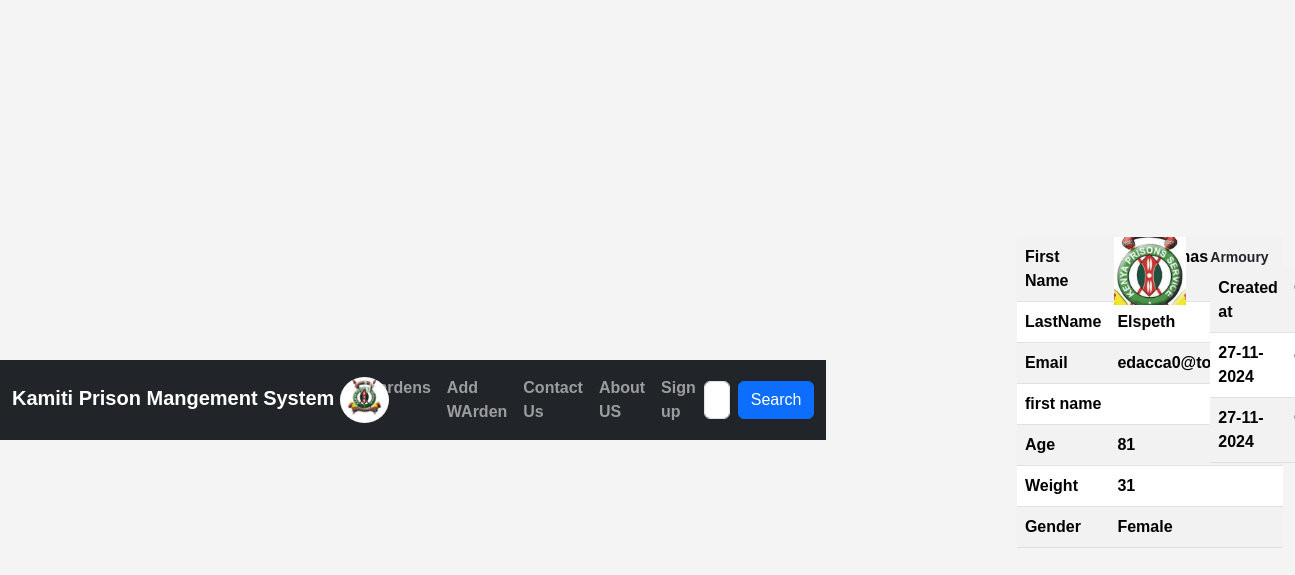
Screenshot of /warden/details/1 (signed in) with the database file from the repository.
### prison/models.py (models this page shows, shortened)
class Warden(models.Model):
    FirstName = models.CharField(max_length=30)
    LastName = models.CharField(max_length=30)
    Email = models.EmailField(unique=True)
    Age = models.PositiveSmallIntegerField(default=0)
    Gender = models.CharField(max_length=10)
    Weight = models.PositiveIntegerField(default=0)
    ServiceNumber = models.PositiveIntegerField(default=0)
    ProfilePicture = models.ImageField(upload_to=generate_unique_name, null=True)
    created_at = models.DateTimeField(auto_now_add=True)
    updated_at = models.DateTimeField(auto_now=True)
    class Meta:
        db_table = 'Wardens'

class Armoury(models.Model):
    GunModel = models.CharField(max_length=10)
    status = models.BooleanField(default=False)
    Warden = models.ForeignKey(Warden, on_delete=models.CASCADE)
    created_at = models.DateTimeField(auto_now_add=True)
    updated_at = models.DateTimeField(auto_now=True)
    class Meta:
        db_table = 'armoury'

### prison/views.py (the view)
# urls.py: path('warden/details/<int:warden_id>', views.WardenDetails, name='WardenDetails'),
@login_required
@permission_required("prison.view_warden",raise_exception=True)
def WardenDetails(request, warden_id):
    warden = Warden.objects.get(id=warden_id)
    armoury = Armoury.objects.filter(Warden=warden_id)
    return render(request, "WardenDetails.html", {"armoury": armoury, "warden": warden})

### templates/WardenDetails.html (shortened to what this page needs)
{% extends 'Master.html' %}
{% load static %}
{% block content %}
	<div class="container">
    <div class="row">
        <div class="col-sm-4">
            <table class="table table-striped">
                <tr>
                    <td>First Name</td>
                    <td>{{ warden.FirstName }}</td>
                </tr>
                 <tr>
                    <td>LastName</td>
                    <td>{{ warden.LastName }}</td>
                </tr>
                 <tr>
                    <td>Email</td>
                    <td>{{ warden.Email }}</td>
                </tr>
                 <tr>
                    <td>first name</td>
                    <td>{{ customer.first_name }}</td>
                </tr>
                 <tr>
                    <td>Age</td>
                    <td>{{ warden.Age  }}</td>
                </tr>
                 <tr>
                    <td>Weight</td>
                    <td>{{ warden.Weight }}</td>
                </tr>
                 <tr>
                    <td>Gender</td>
                    <td>{{ warden.Gender }}</td>
                </tr>
            </table>
        </div>
            <div class="col-sm-4">
                {% if warden.ProfilePicture %}
                     <img class="img-fluid mx-auto d-block profile" src="{{ warden.ProfilePicture.url }}" alt="">
                {% else %}
              <img class="img-fluid mx-auto d-block profile" src="{% static 'images/ims.jpeg' %}" alt="">
                {% endif %}
            </div>
     <div class="col-sm-4">
               <p>Armoury</p>
               <table class="table table-striped">
                   <tr>
                     <th>Created at</th>
                       <th>GunModel</th>
                   </tr>
                   {% for A in armoury %}
                       <tr>
                           <td>{{ A.created_at | date:"d-m-Y" }}</td>
                           <td>{{ A.GunModel }}</td>
                       </tr>
                   {% endfor %}
               </table>
        </div>
    </div>
{% endblock %}

### prison/static/css/my_style.css (style rules this page uses)
body { font-family: "Tinos", serif; font-weight: 700; font-style: normal; }
body { font-family: Arial, sans-serif; background-color: #f4f4f4; margin: 0; padding: 0; display: flex; justify-content: center; align-items: center; height: 100vh; }
p { margin: 10px 0 0; font-size: 14px; }

### rows the page displays
Warden: LastName "Elspeth", Email "edacca0@topsy.com", Age "81", Weight "31", Gender "Female"
Armoury: created_at "27-11-2024"
Armoury: created_at "27-11-2024"
